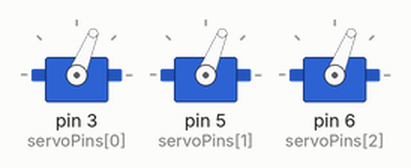
Simulated run of this sketch. Board: Arduino Uno, built with avr-gcc and run on an emulated ATmega328P. On the bench: 3 × servo. What the sketch prints to the serial monitor is not drawn.

Above: at 0.15 s.
At 0.6 s:
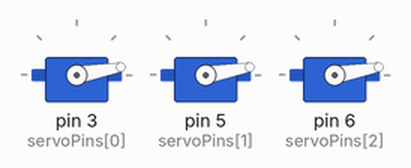
Timing chart, 0 to 2.1 s (numbered marks = the images above):
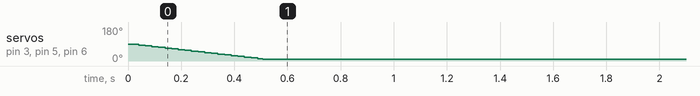

Measured:
- by itself, servo on pin 3 (servoPins[0]), servo on pin 5 (servoPins[1]), servo on pin 6 (servoPins[2]): moves from 90° to 10° over 0.49 s

The sketch:

new_ard.ino
```cpp
#include <Servo.h>

#define NUM_SERVOS 3

Servo servos[NUM_SERVOS];

// Pins of servos A, B, C
int servoPins[NUM_SERVOS] = {3, 5, 6};

// Current angles (initialize to 90 for safety)
int currentAngle[NUM_SERVOS] = {90, 90, 90};

void setup() {
  Serial.begin(115200);

  // Attach all servos once
  for (int i = 0; i < NUM_SERVOS; i++) {
    servos[i].attach(servoPins[i]);
    servos[i].write(currentAngle[i]);
  }

  Serial.println("Arduino ready");
}

void loop() {
  // ===== TEST COMMAND =====
  // Format: S,a1,a2,a3,time_ms
  // Example:
  String cmd = "S,10,10,10,500\n";
  parseCommand(cmd);

  delay(2000); // just to avoid spamming
}

// ================= COMMAND PARSER =================
void parseCommand(String cmd) {

  Serial.print("RX: ");
  Serial.println(cmd);

  // Torque ON / OFF
  if (cmd.startsWith("T")) {
    int id, state;
    sscanf(cmd.c_str(), "T,%d,%d", &id, &state);
    torqueSet(id, state);
  }

  // Single servo move
  else if (cmd.startsWith("M")) {
    int id, angle, time_ms;
    sscanf(cmd.c_str(), "M,%d,%d,%d", &id, &angle, &time_ms);
    moveServoTimed(id, angle, time_ms);
  }

  // ===== SYNC MOVE =====
  else if (cmd.startsWith("S")) {
    int a1, a2, a3, time_ms;
    sscanf(cmd.c_str(), "S,%d,%d,%d,%d", &a1, &a2, &a3, &time_ms);

    Serial.print("SYNC: ");
    Serial.print(a1); Serial.print(", ");
    Serial.print(a2); Serial.print(", ");
    Serial.print(a3); Serial.print(", ");
    Serial.println(time_ms);

    moveAllServosTimed(a1, a2, a3, time_ms);
  }
}

// ================= TORQUE =================
void torqueSet(int id, int state) {
  if (id < 1 || id > NUM_SERVOS) return;
  int idx = id - 1;

  if (state == 1) {
    servos[idx].attach(servoPins[idx]);
    servos[idx].write(currentAngle[idx]);
  } else {
    servos[idx].detach();
  }
}

// ================= SINGLE SERVO MOVE =================
void moveServoTimed(int id, int target, int time_ms) {
  if (id < 1 || id > NUM_SERVOS) return;
  int idx = id - 1;

  int start = currentAngle[idx];
  int steps = abs(target - start);
  if (steps == 0) return;

  int delay_ms = time_ms / steps;

  for (int i = 0; i <= steps; i++) {
    int angle = start + (target > start ? i : -i);
    servos[idx].write(angle);
    delay(delay_ms);
  }

  currentAngle[idx] = target;
}

// ================= SYNC MOVE =================
void moveAllServosTimed(int a1, int a2, int a3, int time_ms) {

  int targets[NUM_SERVOS] = {a1, a2, a3};

  int maxSteps = 0;
  for (int i = 0; i < NUM_SERVOS; i++) {
    int steps = abs(targets[i] - currentAngle[i]);
    if (steps > maxSteps) maxSteps = steps;
  }

  if (maxSteps == 0) return;

  int delay_ms = time_ms / maxSteps;

  for (int step = 0; step <= maxSteps; step++) {
    for (int i = 0; i < NUM_SERVOS; i++) {
      int diff = targets[i] - currentAngle[i];
      if (abs(diff) >= step) {
        int dir = (diff > 0) ? 1 : -1;
        servos[i].write(currentAngle[i] + dir * step);
      }
    }
    delay(delay_ms);
  }

  for (int i = 0; i < NUM_SERVOS; i++) {
    currentAngle[i] = targets[i];
  }
}
```
